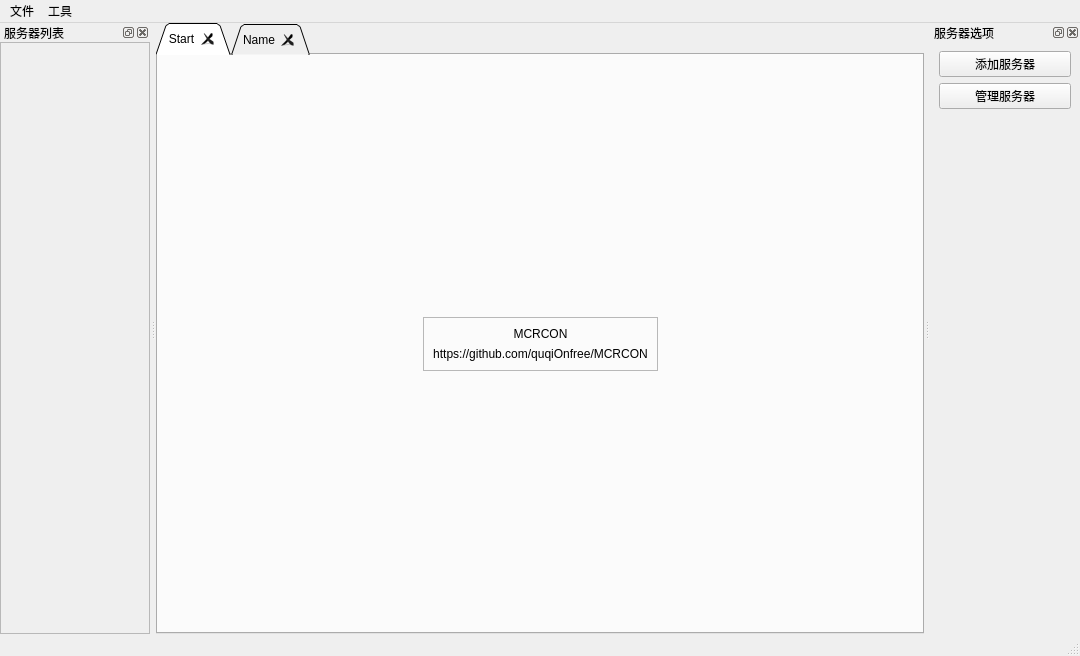
<?xml version="1.0" encoding="UTF-8"?>
<ui version="4.0">
 <class>MainWindow</class>
 <widget class="QMainWindow" name="MainWindow">
  <property name="geometry">
   <rect>
    <x>0</x>
    <y>0</y>
    <width>1080</width>
    <height>653</height>
   </rect>
  </property>
  <property name="windowTitle">
   <string>MCRCON</string>
  </property>
  <widget class="QWidget" name="centralwidget">
   <layout class="QGridLayout" name="gridLayout">
    <property name="leftMargin">
     <number>0</number>
    </property>
    <property name="topMargin">
     <number>0</number>
    </property>
    <property name="rightMargin">
     <number>0</number>
    </property>
    <property name="bottomMargin">
     <number>0</number>
    </property>
    <property name="spacing">
     <number>0</number>
    </property>
    <item row="0" column="0">
     <widget class="QTabWidget" name="tabWidget">
      <property name="focusPolicy">
       <enum>Qt::TabFocus</enum>
      </property>
      <property name="contextMenuPolicy">
       <enum>Qt::DefaultContextMenu</enum>
      </property>
      <property name="tabPosition">
       <enum>QTabWidget::North</enum>
      </property>
      <property name="tabShape">
       <enum>QTabWidget::Triangular</enum>
      </property>
      <property name="currentIndex">
       <number>0</number>
      </property>
      <property name="usesScrollButtons">
       <bool>true</bool>
      </property>
      <property name="documentMode">
       <bool>false</bool>
      </property>
      <property name="tabsClosable">
       <bool>true</bool>
      </property>
      <property name="movable">
       <bool>true</bool>
      </property>
      <property name="tabBarAutoHide">
       <bool>false</bool>
      </property>
      <widget class="QWidget" name="tab">
       <attribute name="title">
        <string>Start</string>
       </attribute>
       <layout class="QGridLayout" name="gridLayout_3">
        <item row="1" column="1" colspan="2">
         <widget class="QFrame" name="frame_2">
          <property name="frameShape">
           <enum>QFrame::StyledPanel</enum>
          </property>
          <property name="frameShadow">
           <enum>QFrame::Raised</enum>
          </property>
          <layout class="QGridLayout" name="gridLayout_2">
           <item row="0" column="0">
            <widget class="QLabel" name="label_5">
             <property name="text">
              <string>MCRCON</string>
             </property>
             <property name="alignment">
              <set>Qt::AlignCenter</set>
             </property>
            </widget>
           </item>
           <item row="1" column="0">
            <widget class="QLabel" name="label_6">
             <property name="text">
              <string>https://github.com/quqiOnfree/MCRCON</string>
             </property>
             <property name="alignment">
              <set>Qt::AlignCenter</set>
             </property>
            </widget>
           </item>
          </layout>
         </widget>
        </item>
        <item row="1" column="3">
         <spacer name="horizontalSpacer_3">
          <property name="orientation">
           <enum>Qt::Horizontal</enum>
          </property>
          <property name="sizeHint" stdset="0">
           <size>
            <width>238</width>
            <height>20</height>
           </size>
          </property>
         </spacer>
        </item>
        <item row="1" column="0">
         <spacer name="horizontalSpacer_2">
          <property name="orientation">
           <enum>Qt::Horizontal</enum>
          </property>
          <property name="sizeHint" stdset="0">
           <size>
            <width>239</width>
            <height>20</height>
           </size>
          </property>
         </spacer>
        </item>
        <item row="0" column="1">
         <spacer name="verticalSpacer_4">
          <property name="orientation">
           <enum>Qt::Vertical</enum>
          </property>
          <property name="sizeHint" stdset="0">
           <size>
            <width>20</width>
            <height>247</height>
           </size>
          </property>
         </spacer>
        </item>
        <item row="2" column="1">
         <spacer name="verticalSpacer_3">
          <property name="orientation">
           <enum>Qt::Vertical</enum>
          </property>
          <property name="sizeHint" stdset="0">
           <size>
            <width>20</width>
            <height>220</height>
           </size>
          </property>
         </spacer>
        </item>
       </layout>
      </widget>
      <widget class="QWidget" name="tab_2">
       <attribute name="title">
        <string>Name</string>
       </attribute>
       <layout class="QVBoxLayout" name="verticalLayout">
        <item>
         <widget class="QFrame" name="frame_5">
          <property name="frameShape">
           <enum>QFrame::StyledPanel</enum>
          </property>
          <property name="frameShadow">
           <enum>QFrame::Raised</enum>
          </property>
          <layout class="QHBoxLayout" name="horizontalLayout_3">
           <property name="spacing">
            <number>0</number>
           </property>
           <property name="leftMargin">
            <number>0</number>
           </property>
           <property name="topMargin">
            <number>0</number>
           </property>
           <property name="rightMargin">
            <number>0</number>
           </property>
           <property name="bottomMargin">
            <number>0</number>
           </property>
           <item>
            <widget class="QFrame" name="frame_3">
             <property name="frameShape">
              <enum>QFrame::StyledPanel</enum>
             </property>
             <property name="frameShadow">
              <enum>QFrame::Raised</enum>
             </property>
             <layout class="QGridLayout" name="gridLayout_4">
              <item row="0" column="0">
               <widget class="QLabel" name="label_4">
                <property name="text">
                 <string>Name</string>
                </property>
               </widget>
              </item>
              <item row="1" column="0">
               <widget class="QLabel" name="label_7">
                <property name="text">
                 <string>IP</string>
                </property>
               </widget>
              </item>
              <item row="1" column="1">
               <widget class="QLabel" name="label_3">
                <property name="text">
                 <string>127.0.0.1</string>
                </property>
               </widget>
              </item>
              <item row="2" column="0">
               <widget class="QLabel" name="label_8">
                <property name="text">
                 <string>Port</string>
                </property>
               </widget>
              </item>
              <item row="2" column="1">
               <widget class="QLabel" name="label_9">
                <property name="text">
                 <string>25565</string>
                </property>
               </widget>
              </item>
             </layout>
            </widget>
           </item>
           <item>
            <widget class="QFrame" name="frame_4">
             <property name="frameShape">
              <enum>QFrame::StyledPanel</enum>
             </property>
             <property name="frameShadow">
              <enum>QFrame::Raised</enum>
             </property>
             <layout class="QHBoxLayout" name="horizontalLayout_2">
              <item>
               <spacer name="horizontalSpacer_4">
                <property name="orientation">
                 <enum>Qt::Horizontal</enum>
                </property>
                <property name="sizeHint" stdset="0">
                 <size>
                  <width>530</width>
                  <height>20</height>
                 </size>
                </property>
               </spacer>
              </item>
              <item>
               <widget class="QPushButton" name="pushButton">
                <property name="text">
                 <string>连接</string>
                </property>
               </widget>
              </item>
             </layout>
            </widget>
           </item>
          </layout>
         </widget>
        </item>
        <item>
         <widget class="QLabel" name="label">
          <property name="text">
           <string>输入指令窗口</string>
          </property>
         </widget>
        </item>
        <item>
         <widget class="QTextEdit" name="textEdit">
          <property name="html">
           <string>&lt;!DOCTYPE HTML PUBLIC &quot;-//W3C//DTD HTML 4.0//EN&quot; &quot;http://www.w3.org/TR/REC-html40/strict.dtd&quot;&gt;
&lt;html&gt;&lt;head&gt;&lt;meta name=&quot;qrichtext&quot; content=&quot;1&quot; /&gt;&lt;meta charset=&quot;utf-8&quot; /&gt;&lt;style type=&quot;text/css&quot;&gt;
p, li { white-space: pre-wrap; }
hr { height: 1px; border-width: 0; }
&lt;/style&gt;&lt;/head&gt;&lt;body style=&quot; font-family:'Microsoft YaHei UI'; font-size:9pt; font-weight:400; font-style:normal;&quot;&gt;
&lt;p style=&quot; margin-top:0px; margin-bottom:0px; margin-left:0px; margin-right:0px; -qt-block-indent:0; text-indent:0px;&quot;&gt;time set 0&lt;/p&gt;&lt;/body&gt;&lt;/html&gt;</string>
          </property>
         </widget>
        </item>
        <item>
         <widget class="QLabel" name="label_2">
          <property name="text">
           <string>输出指令窗口</string>
          </property>
         </widget>
        </item>
        <item>
         <widget class="QTextBrowser" name="textBrowser">
          <property name="html">
           <string>&lt;!DOCTYPE HTML PUBLIC &quot;-//W3C//DTD HTML 4.0//EN&quot; &quot;http://www.w3.org/TR/REC-html40/strict.dtd&quot;&gt;
&lt;html&gt;&lt;head&gt;&lt;meta name=&quot;qrichtext&quot; content=&quot;1&quot; /&gt;&lt;meta charset=&quot;utf-8&quot; /&gt;&lt;style type=&quot;text/css&quot;&gt;
p, li { white-space: pre-wrap; }
hr { height: 1px; border-width: 0; }
&lt;/style&gt;&lt;/head&gt;&lt;body style=&quot; font-family:'Microsoft YaHei UI'; font-size:9pt; font-weight:400; font-style:normal;&quot;&gt;
&lt;p style=&quot; margin-top:0px; margin-bottom:0px; margin-left:0px; margin-right:0px; -qt-block-indent:0; text-indent:0px;&quot;&gt;ok&lt;/p&gt;&lt;/body&gt;&lt;/html&gt;</string>
          </property>
         </widget>
        </item>
        <item>
         <widget class="QFrame" name="frame">
          <property name="frameShape">
           <enum>QFrame::StyledPanel</enum>
          </property>
          <property name="frameShadow">
           <enum>QFrame::Raised</enum>
          </property>
          <layout class="QHBoxLayout" name="horizontalLayout">
           <property name="spacing">
            <number>0</number>
           </property>
           <property name="leftMargin">
            <number>0</number>
           </property>
           <property name="topMargin">
            <number>0</number>
           </property>
           <property name="rightMargin">
            <number>0</number>
           </property>
           <property name="bottomMargin">
            <number>0</number>
           </property>
           <item>
            <spacer name="horizontalSpacer">
             <property name="orientation">
              <enum>Qt::Horizontal</enum>
             </property>
             <property name="sizeHint" stdset="0">
              <size>
               <width>674</width>
               <height>20</height>
              </size>
             </property>
            </spacer>
           </item>
           <item>
            <widget class="QPushButton" name="pushButton_2">
             <property name="text">
              <string>运行</string>
             </property>
            </widget>
           </item>
          </layout>
         </widget>
        </item>
       </layout>
      </widget>
     </widget>
    </item>
   </layout>
  </widget>
  <widget class="QMenuBar" name="menubar">
   <property name="geometry">
    <rect>
     <x>0</x>
     <y>0</y>
     <width>1080</width>
     <height>22</height>
    </rect>
   </property>
   <widget class="QMenu" name="menu">
    <property name="title">
     <string>文件</string>
    </property>
    <addaction name="actionsave_configure"/>
    <addaction name="actionopen_configure"/>
   </widget>
   <widget class="QMenu" name="menu_3">
    <property name="title">
     <string>工具</string>
    </property>
    <addaction name="actionserver_list"/>
    <addaction name="actionServer_options"/>
   </widget>
   <addaction name="menu"/>
   <addaction name="menu_3"/>
  </widget>
  <widget class="QStatusBar" name="statusbar"/>
  <widget class="QDockWidget" name="dockWidget_2">
   <property name="minimumSize">
    <size>
     <width>150</width>
     <height>131</height>
    </size>
   </property>
   <property name="floating">
    <bool>false</bool>
   </property>
   <property name="features">
    <set>QDockWidget::DockWidgetClosable|QDockWidget::DockWidgetFloatable|QDockWidget::DockWidgetMovable</set>
   </property>
   <property name="allowedAreas">
    <set>Qt::AllDockWidgetAreas</set>
   </property>
   <property name="windowTitle">
    <string>服务器选项</string>
   </property>
   <attribute name="dockWidgetArea">
    <number>2</number>
   </attribute>
   <widget class="QWidget" name="dockWidgetContents_2">
    <layout class="QVBoxLayout" name="verticalLayout_4">
     <item>
      <widget class="QPushButton" name="pushButton_3">
       <property name="text">
        <string>添加服务器</string>
       </property>
      </widget>
     </item>
     <item>
      <widget class="QPushButton" name="pushButton_4">
       <property name="text">
        <string>管理服务器</string>
       </property>
      </widget>
     </item>
     <item>
      <spacer name="verticalSpacer">
       <property name="orientation">
        <enum>Qt::Vertical</enum>
       </property>
       <property name="sizeHint" stdset="0">
        <size>
         <width>20</width>
         <height>40</height>
        </size>
       </property>
      </spacer>
     </item>
    </layout>
   </widget>
  </widget>
  <widget class="QDockWidget" name="dockWidget_3">
   <property name="minimumSize">
    <size>
     <width>150</width>
     <height>611</height>
    </size>
   </property>
   <property name="floating">
    <bool>false</bool>
   </property>
   <property name="features">
    <set>QDockWidget::DockWidgetClosable|QDockWidget::DockWidgetFloatable|QDockWidget::DockWidgetMovable</set>
   </property>
   <property name="allowedAreas">
    <set>Qt::AllDockWidgetAreas</set>
   </property>
   <property name="windowTitle">
    <string>服务器列表</string>
   </property>
   <attribute name="dockWidgetArea">
    <number>1</number>
   </attribute>
   <widget class="QWidget" name="dockWidgetContents_3">
    <layout class="QVBoxLayout" name="verticalLayout_5">
     <property name="spacing">
      <number>0</number>
     </property>
     <property name="leftMargin">
      <number>0</number>
     </property>
     <property name="topMargin">
      <number>0</number>
     </property>
     <property name="rightMargin">
      <number>0</number>
     </property>
     <property name="bottomMargin">
      <number>0</number>
     </property>
     <item>
      <widget class="QScrollArea" name="scrollArea_2">
       <property name="frameShadow">
        <enum>QFrame::Raised</enum>
       </property>
       <property name="lineWidth">
        <number>1</number>
       </property>
       <property name="widgetResizable">
        <bool>true</bool>
       </property>
       <widget class="QWidget" name="scrollAreaWidgetContents_2">
        <property name="geometry">
         <rect>
          <x>0</x>
          <y>0</y>
          <width>148</width>
          <height>586</height>
         </rect>
        </property>
        <layout class="QVBoxLayout" name="verticalLayout_6">
         <item>
          <spacer name="verticalSpacer_2">
           <property name="orientation">
            <enum>Qt::Vertical</enum>
           </property>
           <property name="sizeHint" stdset="0">
            <size>
             <width>20</width>
             <height>535</height>
            </size>
           </property>
          </spacer>
         </item>
        </layout>
       </widget>
      </widget>
     </item>
    </layout>
   </widget>
  </widget>
  <action name="actionsave_configure">
   <property name="text">
    <string>保存配置文件</string>
   </property>
  </action>
  <action name="actionC_user_config_json">
   <property name="text">
    <string>C:/user/config.json</string>
   </property>
  </action>
  <action name="actionserver_list">
   <property name="text">
    <string>服务器列表</string>
   </property>
  </action>
  <action name="actionServer_options">
   <property name="text">
    <string>服务器选项</string>
   </property>
  </action>
  <action name="actionopen_configure">
   <property name="text">
    <string>打开配置文件</string>
   </property>
  </action>
 </widget>
 <resources/>
 <connections/>
</ui>
